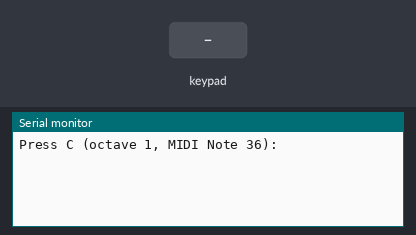
The sketch below on a simulated Arduino Uno, built with avr-gcc and run on an emulated ATmega328P. On the bench: the last lines printed to the serial monitor. Wiring (inferred from the names in the program): 6×6 keypad (labels assumed): rows pin 0, pin 2, pin 3, pin 4, pin 5, pin 6; columns A0, A1, A2, A3, A4, A5. The test bench sets the inputs (shaded band).

Above: at 1.2 s.
1.3 s: key '1' pressed
At 2.1 s:
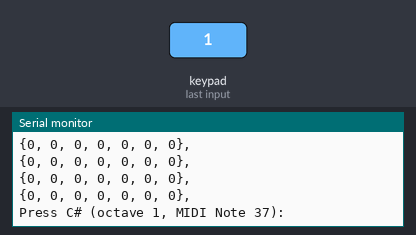
2.8 s: keypad keys 1 3 9 7 2 2 2 pressed 0.4 s apart
At 5.7 s:
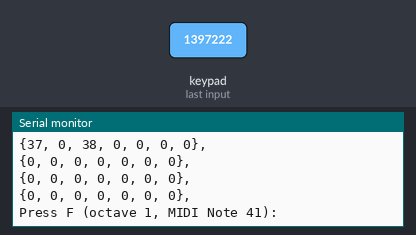
Timing chart, 0 to 7.2 s (numbered marks = the images above; inputs shaded):
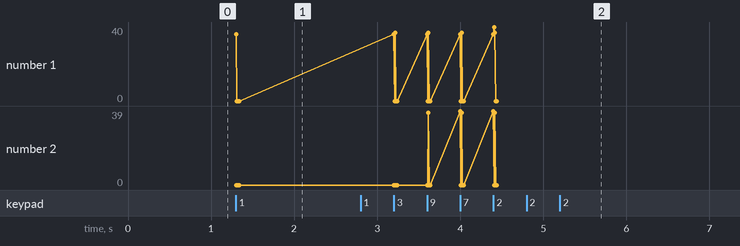

The sketch:

creatematrix.ino
```cpp
// Name: Arduino Pedalboard Matrix Creation Utility
// Created: Dec. 5, 2023
// Author: SSchaub
// Acknowledgements: Larason2


// Pedalboard bottom (rows - read these)
byte SCAN_PINS[] = { A0, A1, A2, A3, A4, A5 }; // matrix "rows"
// Pedalboard top (columns)
byte WRITE_PINS[] = { 0, 1, 2, 3, 4, 5, 6 }; // matrix "columns"

#define NUM_SCAN_PINS (sizeof(SCAN_PINS) / sizeof(SCAN_PINS[0]))
#define NUM_WRITE_PINS (sizeof(WRITE_PINS) / sizeof(WRITE_PINS[0]))

byte keys[NUM_SCAN_PINS][NUM_WRITE_PINS];

char* notes[]={"C", "C#", "D", "D#", "E", "F", "F#", "G", "G#", "A", "A#", "B"};


void setup() {
  // Start Serial
  Serial.begin(31250);

  // Setup input pins
  for (int i = 0; i < NUM_SCAN_PINS; i++)
    pinMode(SCAN_PINS[i], INPUT_PULLUP);

  // Setup output pins
  for (int i = 0; i < NUM_WRITE_PINS; i++)
    pinMode(WRITE_PINS[i], INPUT);

}

int midiNote = 36;
bool prompt = true;

void loop() {

  // Read Pedalboard

  bool foundNew = false;

  if (prompt) {
    int offset = ((midiNote - 36) % 12);
    int octave = (midiNote - 36) / 12 + 1;
    Serial.print("Press ");
    Serial.print(notes[offset]);
    Serial.print(" (octave ");
    Serial.print(octave);
    Serial.print(", MIDI Note ");
    Serial.print(midiNote);
    Serial.println("):");
    prompt = false;
  }

  for (int col = 0; col < NUM_WRITE_PINS; ++col) {
    pinMode(WRITE_PINS[col],  OUTPUT);
    digitalWrite(WRITE_PINS[col], LOW);
    for (int row = 0; row < NUM_SCAN_PINS; ++row) {
      bool pedalDown = !digitalRead(SCAN_PINS[row]);
      if (pedalDown && !keys[row][col]) {
        foundNew = prompt = true;
        keys[row][col] = midiNote;
        ++midiNote;
      }
    }
    pinMode(WRITE_PINS[col],  INPUT);
  }

  if (!foundNew)
   return;

  for (int row = 0; row < NUM_SCAN_PINS; ++row) {
    Serial.print('{');
    for (int col = 0; col < NUM_WRITE_PINS; ++col) {
      Serial.print(keys[row][col]);
      if (col < NUM_WRITE_PINS - 1)
        Serial.print(", ");
    }
    Serial.println("}, ");
  }

  Serial.println();


}
```

Measured:
- after the input at 1.3 s, the serial monitor: prints a new line at once (image 1)
- after the input at 2.8 s, the serial monitor: prints a new line after 0.42 s (image 2)
